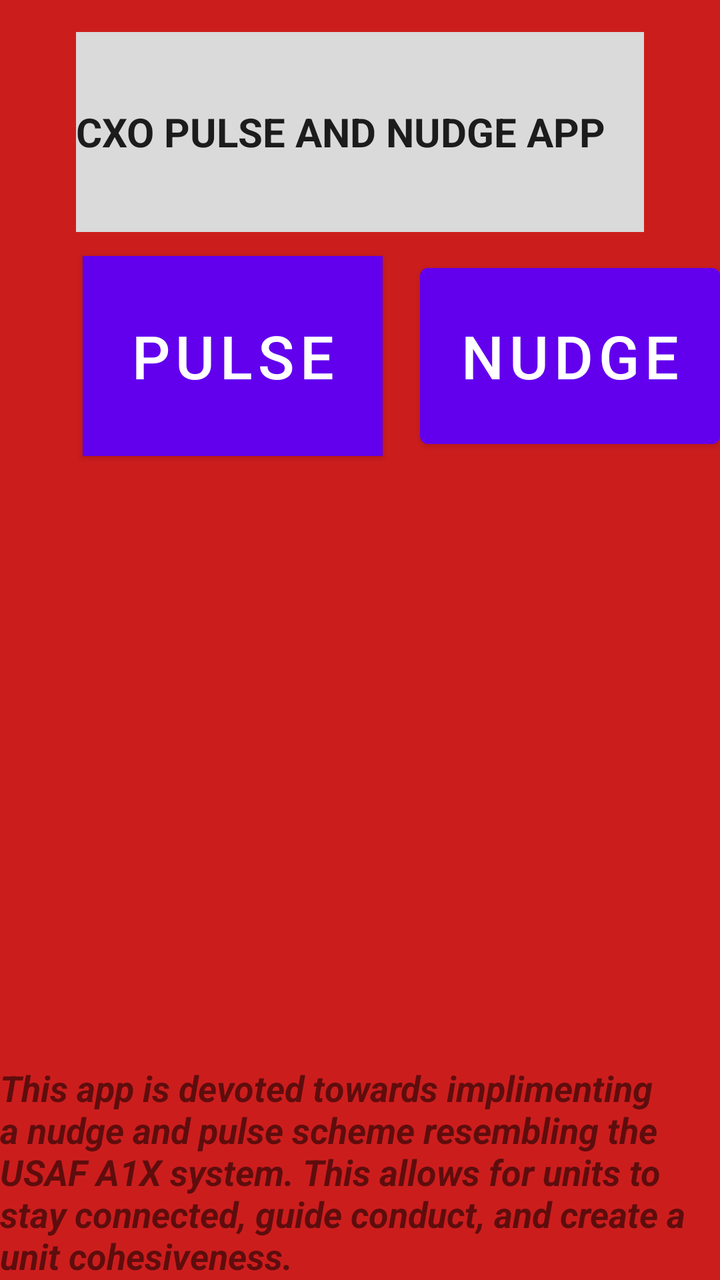
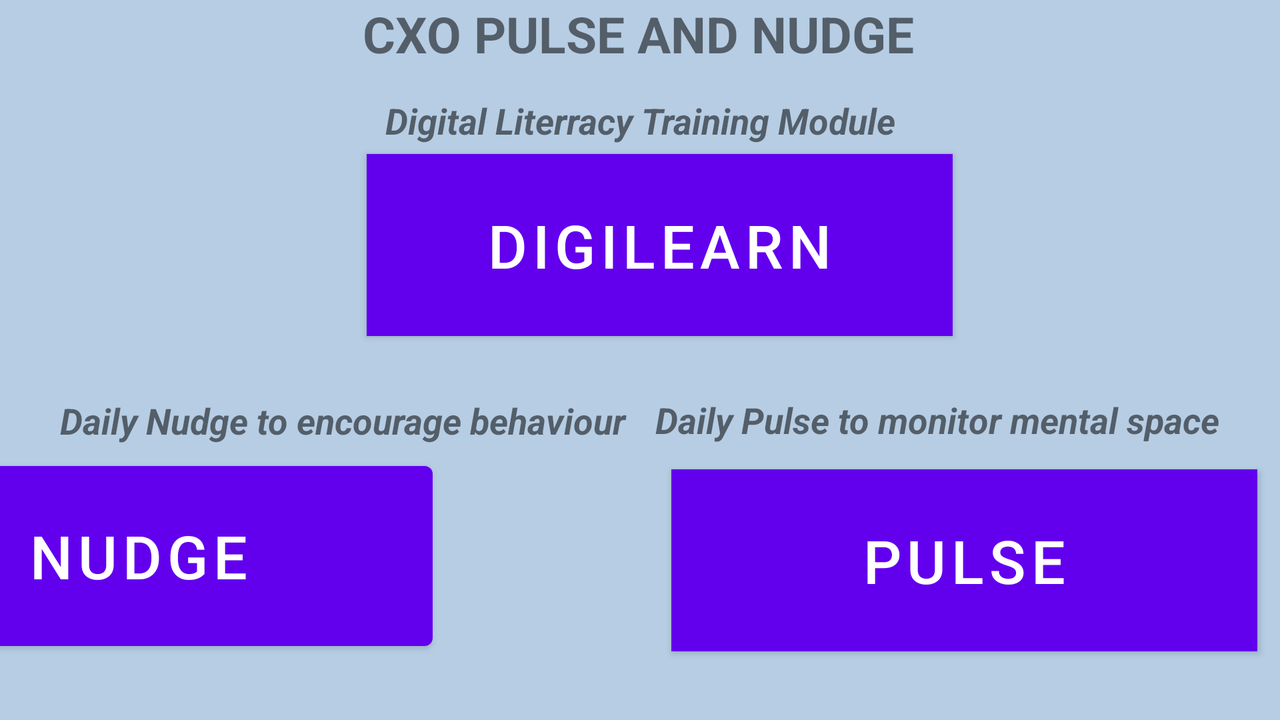

An Android layout and its configuration variant, each rendered on a device that would load it. The default file and the variant file are quoted in full after the pictures.
<!-- AndroidManifest.xml: application theme Theme.CXOAPP -->
<!-- res/layout/activity_main.xml -->
<?xml version="1.0" encoding="utf-8"?>
<androidx.constraintlayout.widget.ConstraintLayout xmlns:android="http://schemas.android.com/apk/res/android"
    xmlns:app="http://schemas.android.com/apk/res-auto"
    xmlns:tools="http://schemas.android.com/tools"
    android:layout_width="match_parent"
    android:layout_height="match_parent"
    android:background="#CC1D1D"
    tools:context=".MainActivity">

    <Button
        android:id="@+id/nudgebtn"
        android:layout_width="150dp"
        android:layout_height="100dp"
        android:layout_marginTop="12dp"
        android:text="Nudge"
        android:textSize="30sp"
        app:layout_constraintEnd_toEndOf="parent"
        app:layout_constraintHorizontal_bias="0.617"
        app:layout_constraintStart_toEndOf="@+id/button2"
        app:layout_constraintTop_toBottomOf="@+id/editTextTextPersonName" />

    <Button
        android:id="@+id/pulsebtn"
        android:layout_width="150dp"
        android:layout_height="100dp"
        android:layout_marginTop="12dp"
        android:background="#A60A0A"
        android:text="Pulse"
        android:textSize="30sp"
        app:layout_constraintEnd_toEndOf="parent"
        app:layout_constraintHorizontal_bias="0.197"
        app:layout_constraintStart_toStartOf="parent"
        app:layout_constraintTop_toBottomOf="@+id/editTextTextPersonName" />

    <EditText
        android:id="@+id/editTextTextPersonName"
        android:layout_width="wrap_content"
        android:layout_height="100dp"
        android:layout_marginTop="16dp"
        android:background="#DADADA"
        android:ems="12"
        android:inputType="textPersonName"
        android:text="CXO PULSE AND NUDGE APP"
        android:textSize="20dp"
        android:textStyle="bold"
        app:layout_constraintEnd_toEndOf="parent"
        app:layout_constraintStart_toStartOf="parent"
        app:layout_constraintTop_toTopOf="parent" />

    <TextView
        android:id="@+id/textView"
        android:layout_width="wrap_content"
        android:layout_height="wrap_content"
        android:layout_marginTop="64dp"
        android:text="This app is devoted towards implimenting a nudge and pulse scheme resembling the USAF A1X system. This allows for units to stay connected, guide conduct, and create a unit cohesiveness. "
        android:textSize="18sp"
        android:textStyle="bold|italic"
        app:layout_constraintBottom_toBottomOf="parent"
        app:layout_constraintTop_toBottomOf="@+id/button2"
        app:layout_constraintVertical_bias="0.891"
        tools:ignore="MissingConstraints"
        tools:layout_editor_absoluteX="0dp" />

</androidx.constraintlayout.widget.ConstraintLayout>
<!-- resources referenced by this layout -->
<resources>
  <style name="Theme.CXOAPP" parent="Theme.MaterialComponents.DayNight.DarkActionBar">
          
          <item name="colorPrimary">@color/purple_500</item>
          <item name="colorPrimaryVariant">@color/purple_700</item>
          <item name="colorOnPrimary">@color/white</item>
          
          <item name="colorSecondary">@color/teal_200</item>
          <item name="colorSecondaryVariant">@color/teal_700</item>
          <item name="colorOnSecondary">@color/black</item>
          
          <item name="android:statusBarColor" tools:targetApi="l">?attr/colorPrimaryVariant</item>
          
      </style>
</resources>
<!-- res/layout-land/activity_main.xml (the repository's variant of the layout above) -->
<!-- drawn on the phone turned sideways -->
<?xml version="1.0" encoding="utf-8"?>
<androidx.constraintlayout.widget.ConstraintLayout xmlns:android="http://schemas.android.com/apk/res/android"
    xmlns:app="http://schemas.android.com/apk/res-auto"
    xmlns:tools="http://schemas.android.com/tools"
    android:layout_width="match_parent"
    android:layout_height="match_parent"
    android:background="#B6CDE4"
    tools:context=".MainActivity">

    <Button
        android:id="@+id/nudgebtn"
        android:layout_width="294dp"
        android:layout_height="102dp"
        android:layout_marginTop="28dp"
        android:layout_marginEnd="424dp"
        android:text="Nudge"
        android:textSize="30sp"
        app:layout_constraintBottom_toBottomOf="parent"
        app:layout_constraintEnd_toEndOf="parent"
        app:layout_constraintHorizontal_bias="0.617"
        app:layout_constraintStart_toEndOf="@+id/button2"
        app:layout_constraintTop_toBottomOf="@+id/digibtn" />

    <Button
        android:id="@+id/pulsebtn"
        android:layout_width="293dp"
        android:layout_height="91dp"
        android:layout_marginTop="32dp"
        android:background="#A60A0A"
        android:text="Pulse"
        android:textSize="30sp"
        app:layout_constraintBottom_toBottomOf="parent"
        app:layout_constraintEnd_toEndOf="parent"
        app:layout_constraintHorizontal_bias="0.967"
        app:layout_constraintStart_toStartOf="parent"
        app:layout_constraintTop_toBottomOf="@+id/digibtn" />

    <Button
        android:id="@+id/digibtn"
        android:layout_width="293dp"
        android:layout_height="91dp"
        android:layout_marginTop="8dp"
        android:background="#A60A0A"
        android:text="DigiLearn"
        android:textSize="30sp"
        app:layout_constraintEnd_toEndOf="parent"
        app:layout_constraintHorizontal_bias="0.528"
        app:layout_constraintStart_toStartOf="parent"
        app:layout_constraintTop_toBottomOf="@+id/editTextTextPersonName" />

    <TextView
        android:id="@+id/editTextTextPersonName"
        android:layout_width="309dp"
        android:layout_height="69dp"
        android:background="#006200EE"
        android:ems="12"
        android:text="CXO PULSE AND NUDGE"
        android:textAlignment="center"
        android:textAllCaps="false"
        android:textSize="25dp"
        android:textStyle="bold"
        app:layout_constraintEnd_toEndOf="parent"
        app:layout_constraintHorizontal_bias="0.497"
        app:layout_constraintStart_toStartOf="parent"
        app:layout_constraintTop_toTopOf="parent" />

    <TextView
        android:id="@+id/textView4"
        android:layout_width="343dp"
        android:layout_height="29dp"
        android:layout_marginBottom="8dp"
        android:text="Daily Pulse to monitor mental space"
        android:textAlignment="center"
        android:textSize="18sp"
        android:textStyle="bold|italic"
        app:layout_constraintBottom_toTopOf="@+id/pulsebtn"
        app:layout_constraintEnd_toEndOf="parent"
        tools:ignore="MissingConstraints" />

    <TextView
        android:id="@+id/textView5"
        android:layout_width="343dp"
        android:layout_height="29dp"
        android:text="Daily Nudge to encourage behaviour"
        android:textAlignment="center"
        android:textSize="18sp"
        android:textStyle="bold|italic"
        app:layout_constraintBottom_toTopOf="@+id/nudgebtn"
        app:layout_constraintStart_toStartOf="parent"
        tools:ignore="MissingConstraints" />

    <TextView
        android:id="@+id/textView6"
        android:layout_width="343dp"
        android:layout_height="29dp"
        android:text="Digital Literracy Training Module"
        android:textAlignment="center"
        android:textSize="18sp"
        android:textStyle="bold|italic"
        app:layout_constraintBottom_toTopOf="@+id/digibtn"
        app:layout_constraintEnd_toEndOf="parent"
        app:layout_constraintStart_toStartOf="parent"
        tools:ignore="MissingConstraints" />

</androidx.constraintlayout.widget.ConstraintLayout>
